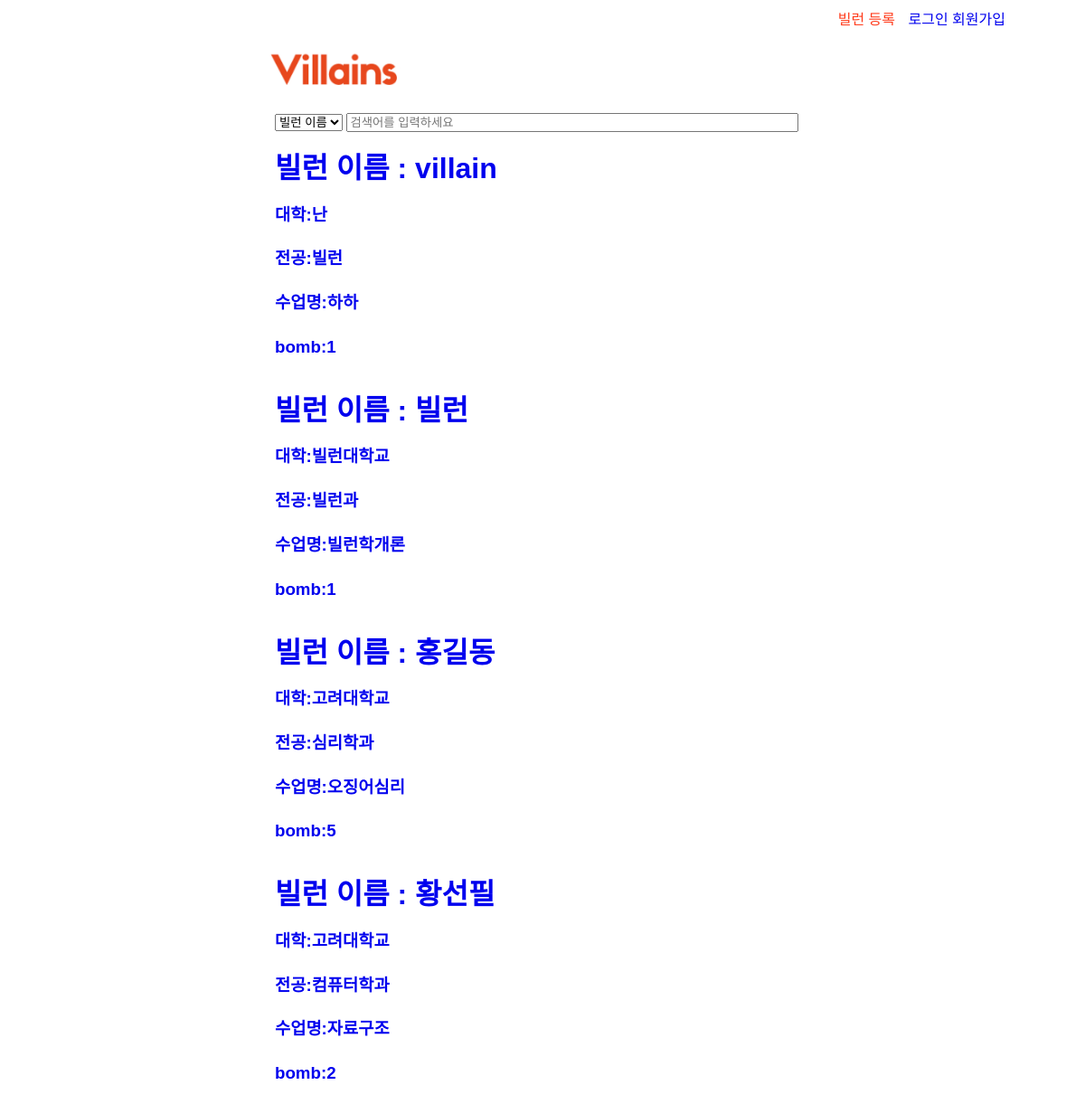
The app's page /, older data.
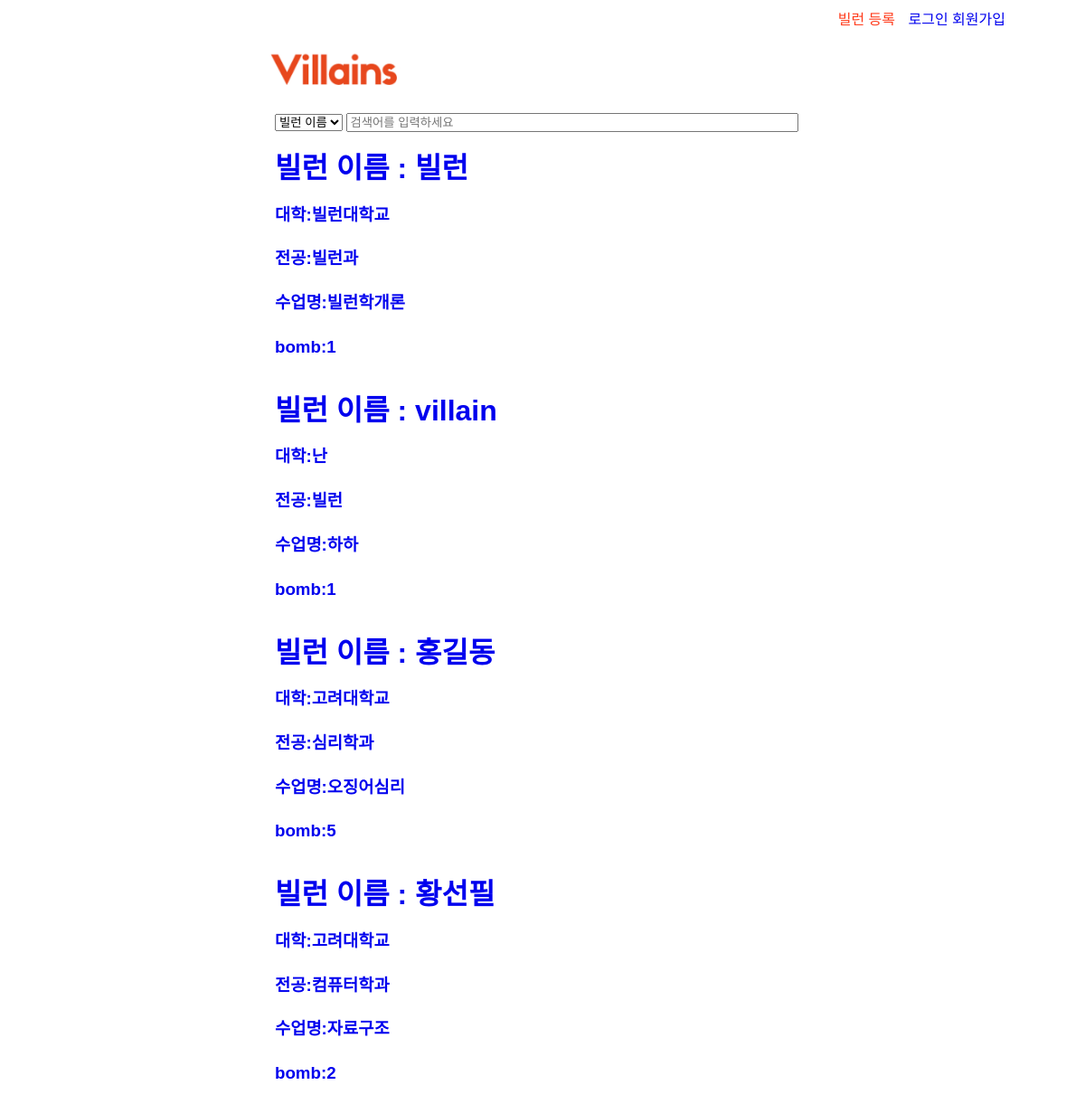
The same page, newer data.
### villains/models.py (models this page shows, shortened)
class Villain(models.Model):
    writter_id = models.CharField(max_length = 24) # models.ForeignKey(settings.AUTH_USER_MODEL, on_delete=models.CASCADE)
    villain_name = models.CharField(max_length = 24)
    univ = models.CharField(max_length = 24)
    major = models.CharField(max_length = 24)
    class_name = models.CharField(max_length = 24)
    bomb = models.IntegerField(
        default=1,
        validators=[
            MaxValueValidator(5),
            MinValueValidator(1)
        ]
    )
    content = models.CharField(max_length = 3000) #본문내용
    update_date = models.DateTimeField(auto_now=True) #자동으로 현재시간 추가
    agree_user_set = models.ManyToManyField(settings.AUTH_USER_MODEL,
                                        blank=True,
                                        related_name='agree_user_set',
                                        through='Agree')

### villains/views.py (the view)
# urls.py: url(r'^$', views.index, name='index'),
def index(request):
    villains = Villain.objects.all()
    q = request.GET.get('searchText', '')
    searchType = request.GET.get('searchType')
    if q: # q가 있으면
        if searchType=="name":
            villains = villains.filter(villain_name__icontains=q) # 제목에 q가 포함되어 있는 레코드만 필터링
        elif searchType=="univ":
            villains = villains.filter(univ__icontains=q)
        elif searchType=="major":
            villains = villains.filter(major__icontains=q)
        elif searchType=="class_name":
            villains = villains.filter(class_name__icontains=q)
        elif searchType=="content":
            villains = villains.filter(content__icontains=q)
        return render(request, 'villains/default.html', {'villainList':villains} )
    else:
        villainList = Villain.objects.order_by('-update_date')[0:5]
        return render(request, 'villains/default.html', {'villainList':villainList} )

### villains/templates/villains/default.html (shortened to what this page needs)
{% extends 'villains/base.html' %}
{% block content %}
{% load staticfiles %}
    <div class="main">
      <select name="searchType" class ="searchType">
        <option value="name">빌런 이름</option>
      </select>
      <input type="text" class="searchText" placeholder="검색어를 입력하세요" style="width:500px;">
      <div id="ListBlock" class="originalBlock">
          {% for villain in villainList %}
        <div id = "villainBlock">
        <a href="{% url 'villain_detail' pk=villain.pk %}">
          <h1>빌런 이름 : {{villain.villain_name}}</h1>
          <h3>대학:{{villain.univ}}</h3>
          <h3>전공:{{villain.major}}</h3>
          <h3>수업명:{{villain.class_name}}</h3>
          <h3>bomb:{{villain.bomb}}</h3>
        </a>
      </div><br>
      {% endfor %}
    </div>
  </div>
{% endblock %}

Row changes from the older to the newer data that the page shows:
changed Villain "빌런대학교": moves up the list
